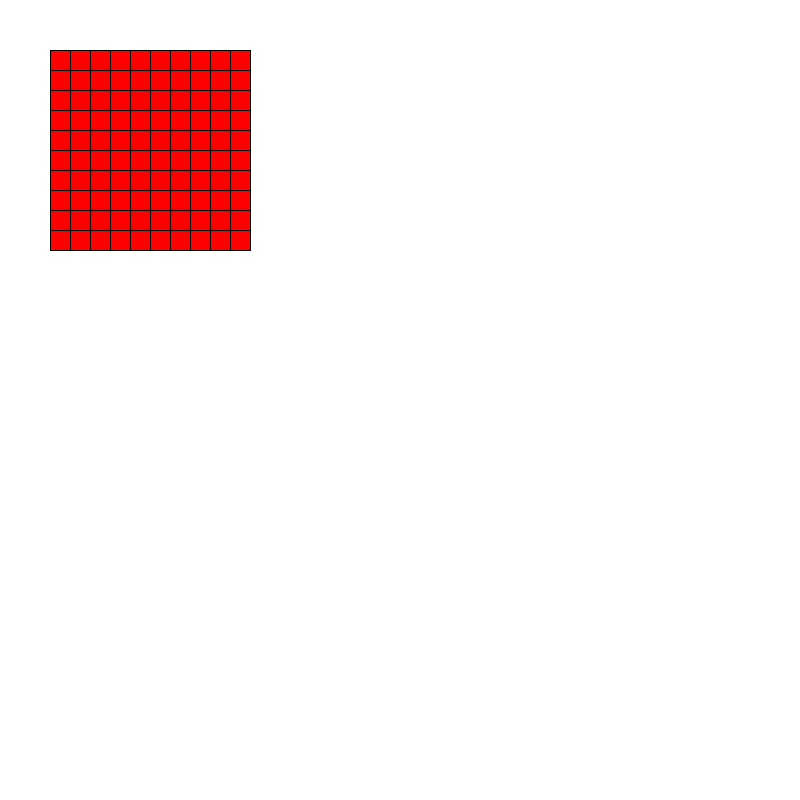
Frame 1 (no input)
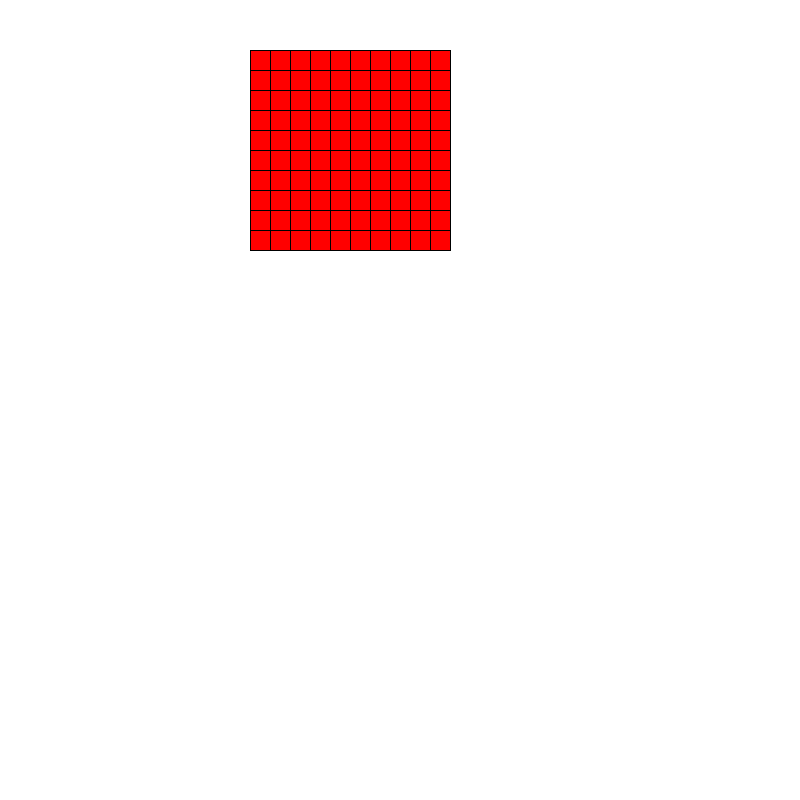
Frame 2 (the mouse pressed at the canvas centre, redrawn once)

The Processing sketch that drew these frames (run headless with seeded random() and noise(); the mouse was pressed at the canvas centre and the sketch redrawn once):

// Processing sketch: sketch_9_7
// ── sketch_9_7.pde
int x = 50;
int y = 50;

void setup(){
size(800,800);

}

void draw(){
background(255,255,255);
mijnCirkel();
noLoop();
}


void mijnCirkel(){
  for(int i = 0;i<10;i++){ 
    for(int j = 0;j<10;j++){ 
      if((i+j) % 2 == 0){ 
        fill(255,0,0); 
}else{ 
 
  
} 
   rect(x,y,20,20); 
   y+=20; 
    
 
  } 
  y=50; 
  x+=20; 
   
} 
 
}
